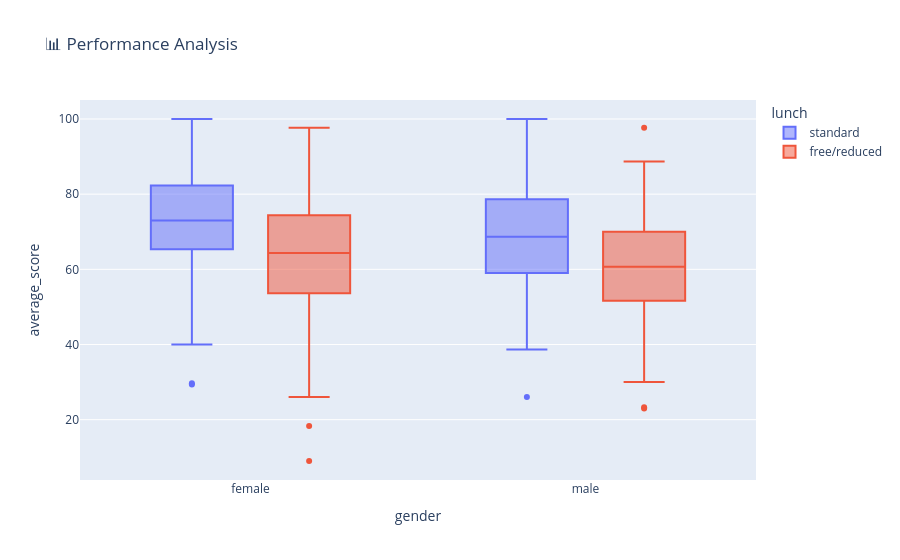

The notebook cell this image was saved under:
### Code cell
fig = px.box(df, x="gender", y="average_score",
             color="lunch",
             title="📊 Performance Analysis")
fig.show()

### Figure 1 — Plotly figure (JSON) as saved in the notebook; plotly's stock layout.template omitted (floating-point values rounded to 4 significant figures; data arrays with more than 128 entries replaced by an {"elided": "..."} marker saying what was removed)
{"data": [{"alignmentgroup": "True", "hovertemplate": "lunch=standard<br>gender=%{x}<br>average_score=%{y}<extra></extra>", "legendgroup": "standard", "marker": {"color": "#636efa"}, "name": "standard", "notched": false, "offsetgroup": "standard", "orientation": "v", "showlegend": true, "type": "box", "x": {"elided": "645 str values"}, "x0": " ", "xaxis": "x", "y": {"elided": "645 float values"}, "y0": " ", "yaxis": "y"}, {"alignmentgroup": "True", "hovertemplate": "lunch=free/reduced<br>gender=%{x}<br>average_score=%{y}<extra></extra>", "legendgroup": "free/reduced", "marker": {"color": "#EF553B"}, "name": "free/reduced", "notched": false, "offsetgroup": "free/reduced", "orientation": "v", "showlegend": true, "type": "box", "x": {"elided": "355 str values"}, "x0": " ", "xaxis": "x", "y": {"elided": "355 float values"}, "y0": " ", "yaxis": "y"}], "layout": {"boxmode": "group", "legend": {"title": {"text": "lunch"}, "tracegroupgap": 0}, "title": {"text": "📊 Performance Analysis"}, "xaxis": {"anchor": "y", "domain": [0, 1], "title": {"text": "gender"}}, "yaxis": {"anchor": "x", "domain": [0, 1], "title": {"text": "average_score"}}}}
